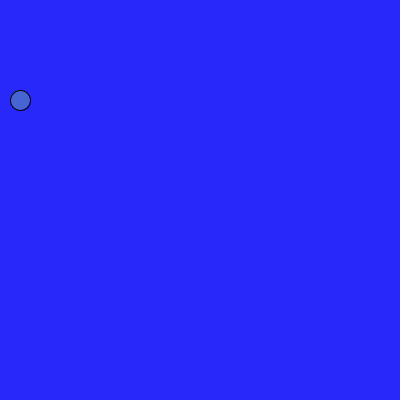
Frame 1 (no input)
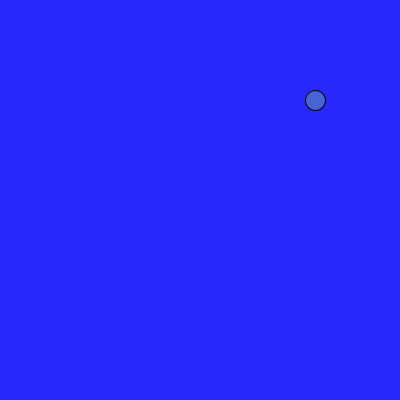
Frame 60 (the mouse pressed at the canvas centre just before this capture)
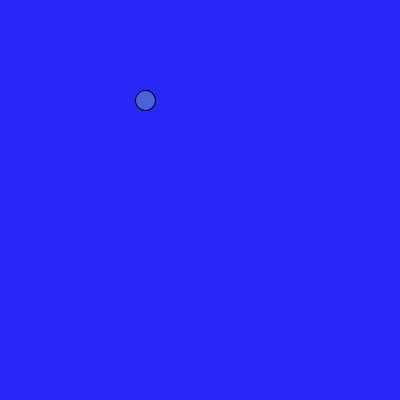
Frame 120 (the mouse held since frame 60 and released just before this capture)

The Processing sketch that drew these frames (run headless with seeded random() and noise(); from frame 60 on, the mouse is pressed at the canvas centre):

// Processing sketch: processing_60417
// ── processing_60417.pde

void setup(){
  smooth();
  size (400,400);
  fill (70,100,210);
}

// Assignment 5a

int x=20;
int speed=5;
void draw(){
  background(40,40,250);
  frameRate(24);
  ellipse (x,100,20,20);
  x=x+speed;
  if ((x<20)||(x>=380)){
    speed=speed*-1;
  }
}
